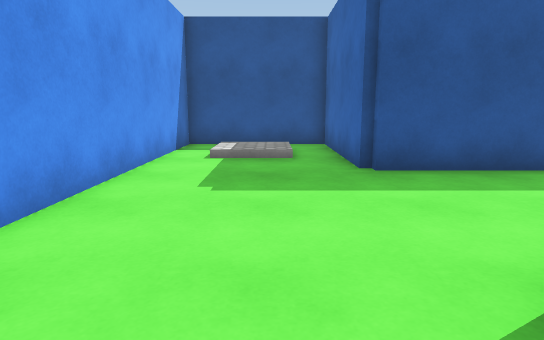
view 1 (above)

12 first-person views from a walk through a Unity game level. The camera is 1.2 m above the floor, tilts 10° down and sees 75° across. The floor is counted in squares, 1 m on a side. Each view is taken from the middle of a square. On the plan, view 1 faces up. The plan holds only what a view shows up to about 14 squares ahead; the rest is blank. The place goes on beyond the plan. Surface patterns are stand-ins for the level's own textures.

view 2
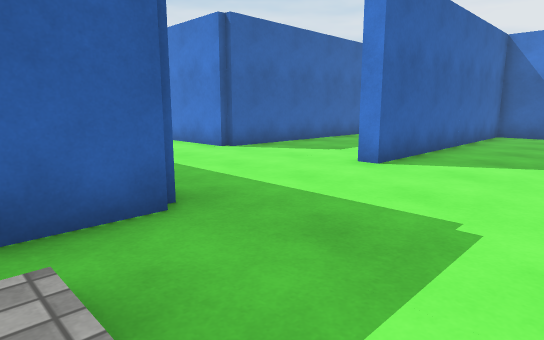

view 3
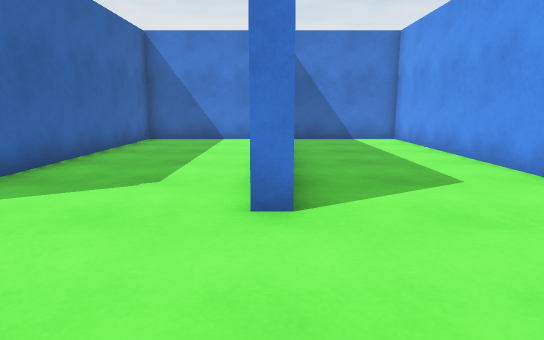

view 4
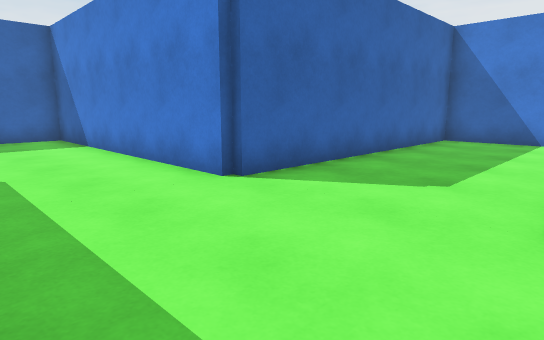

view 5
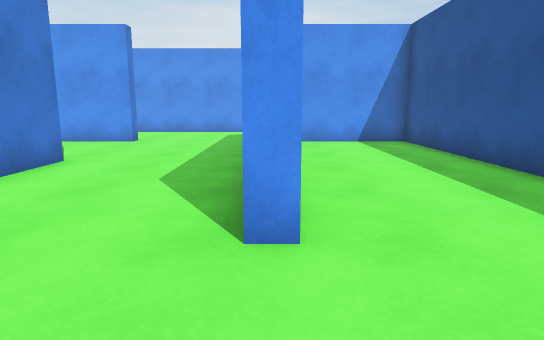

view 6
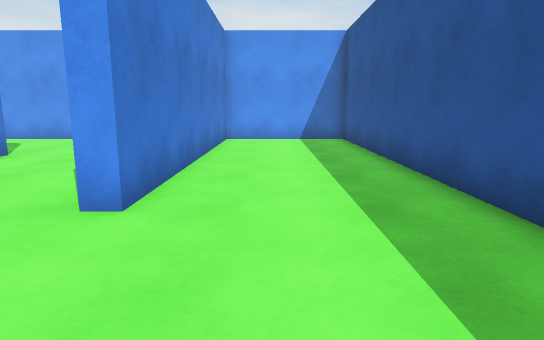

view 7
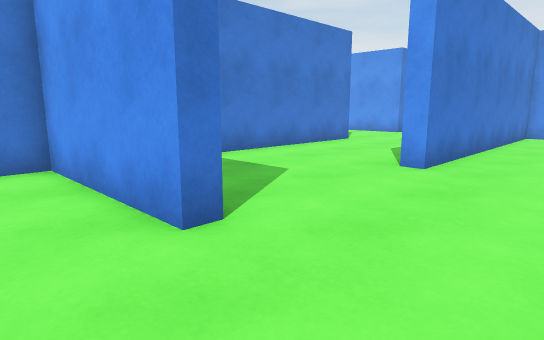

view 8
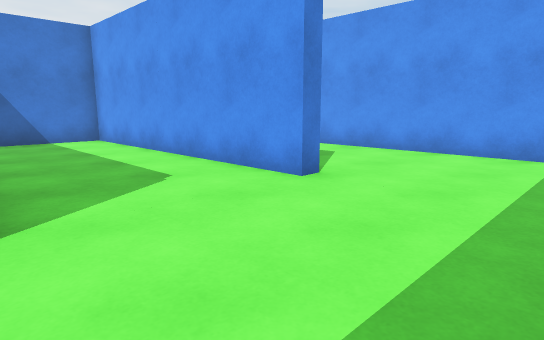

view 9
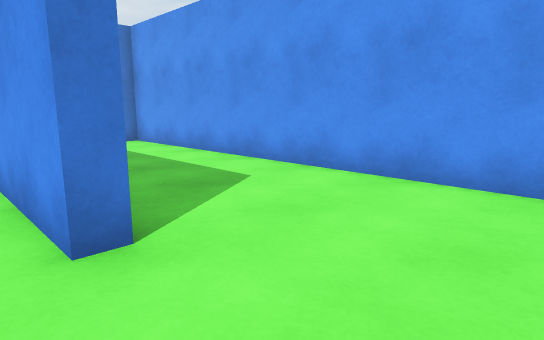

view 10
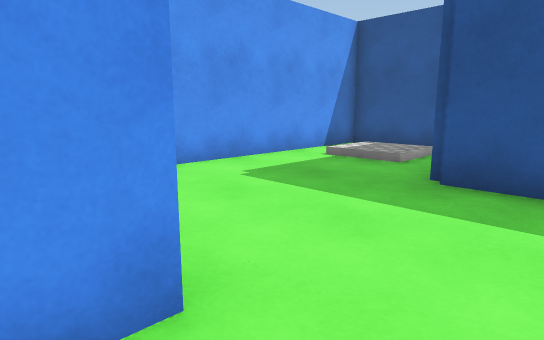

view 11
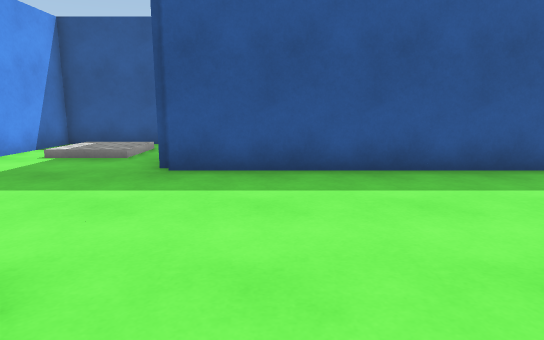

view 12
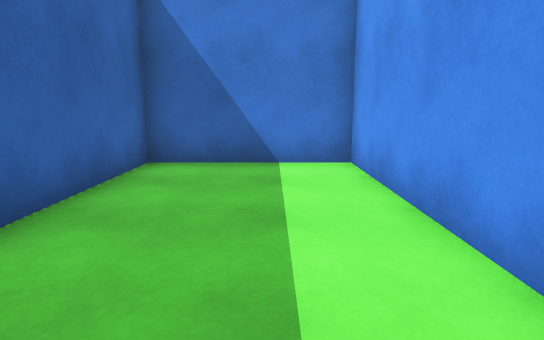

### Floor plan
Points are (right, up) in squares from view 1. A wall is a line through its corners. A room is listed if a view was taken in it or the views show most of it. See-through windows are left out.
Room 1 (views 1, 2, 3, 4, 5, 6, 7, 8, 9, 10, 11, 12)
walls: (6.9, 2.3) (16.7, 2.3) (16.7, 4.1); (9.2, 6.8) (2, 6.8); (1.7, 6.9) (1.7, 11.8) (-2.8, 11.8) (-2.8, -7.7) (1.7, -7.7) (1.7, 2) (2.2, 2) (2.2, -7.7) (6.7, -7.7) (6.7, 2); (12.5, 11.8) (2.2, 11.8) (2.2, 7.3) (12, 7.3) (12, 6.8); (16.6, 7) (17.2, 7) (17.2, 2.3) (18.1, 2.3)

Where each view was taken, in squares from view 1:
view 1: 0 up, 0 right, facing up
view 2: 9 up, 2 left, facing down-right
view 3: 6 up, 2 right, facing down
view 4: 6 up, 2 right, facing down-right
view 5: 7 up, 15 right, facing left
view 6: 9 up, 16 right, facing left
view 7: 10 up, 19 right, facing down-left
view 8: 6 up, 7 right, facing down-left
view 9: 5 up, 3 right, facing down-left
view 10: 1 up, 4 right, facing up-left
view 11: 0 up, 4 right, facing up
view 12: 0 up, 4 right, facing down
